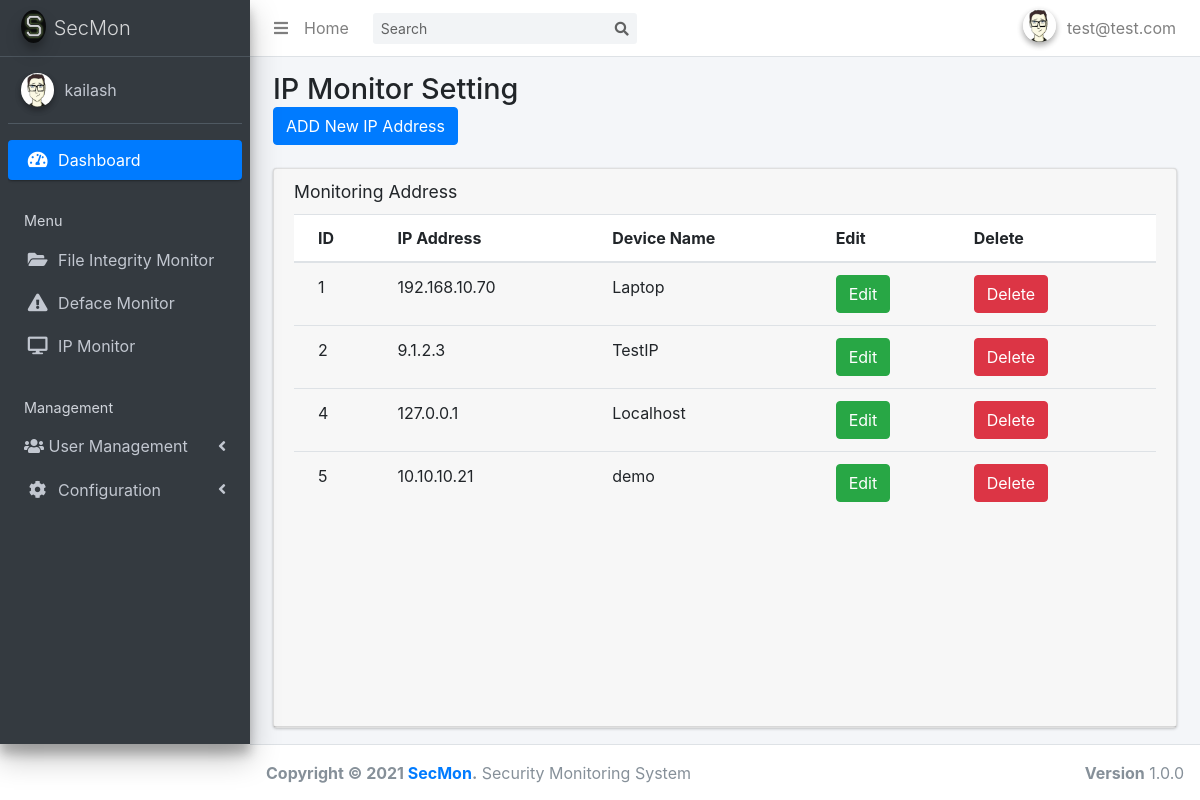
The app's page /ipmon_sett.php (signed in) with its own data.
### tables this page shows
CREATE TABLE `filescan_config` (
  `id` int(255) NOT NULL,
  `account` varchar(200) NOT NULL,
  `scan_path` varchar(200) NOT NULL,
  `email` varchar(200) NOT NULL,
  `file_extensions` varchar(200) NOT NULL
);

CREATE TABLE `IPstatus_config` (
  `id` int(255) NOT NULL,
  `ip_addr` varchar(255) NOT NULL,
  `device_name` varchar(255) NOT NULL
);

### ipmon_sett.php (the view, shortened to what this page needs)
<!DOCTYPE html>
<html>
<head>
    <link rel="stylesheet" href="plugins/fontawesome-free/css/all.min.css">
    <link rel="stylesheet" href="https://code.ionicframework.com/ionicons/2.0.1/css/ionicons.min.css">
    <link rel="stylesheet" href="dist/css/adminlte.min.css">
    <link rel="stylesheet" href="https://stackpath.bootstrapcdn.com/bootstrap/4.3.1/css/bootstrap.min.css">
</head>
<body class="hold-transition sidebar-mini">
    <div class="wrapper">
        <?php include 'themepart/nav-bar.php'; ?>
        <?php include 'themepart/sidebar.php'; ?>
        <div class="content-wrapper">
            <section class="content-header">
                <div class="container-fluid">
                    <div class="row mb-2">
                        <div class="col-sm-6">
                            <h1>IP Monitor Setting</h1>
                            <button type="button" class="btn btn-primary" data-toggle="modal" data-target="#addIPModal">ADD New IP Address</button>
                        </div>
                    </div>
                </div>
            </section>
            <section class="content">
                <div class="container-fluid">
                    <div class="row">
                        <div class="col-12">
                            <div class="card">
                                <div class="card-header">
                                    <h3 class="card-title">Monitoring Address</h3>
                                    <div class="card-body table-responsive p-0" style="height: 500px;">
                                        <?php $connection=mysqli_connect( "localhost", "root", "", "hash_analyzer"); $query="SELECT * FROM IPstatus_config" ; $query_run=mysqli_query($connection, $query); ?>
                                        <table class="table table-head-fixed text-nowrap">
                                            <thead>
                                                <tr>
                                                    <th>ID</th>
                                                    <th>IP Address</th>
                                                    <th>Device Name</th>
                                                    <th>Edit</th>
                                                    <th>Delete</th>
                                                </tr>
                                            </thead>
                                            <tbody>
                                                <?php if (mysqli_num_rows($query_run)> 0) { while ($row = mysqli_fetch_assoc($query_run)) { ?>
                                                <tr>
                                                    <td>
                                                        <?php echo $row['id']; ?> </td>
                                                    <td>
                                                        <?php echo $row['ip_addr']; ?> </td>
                                                    <td>
                                                        <?php echo $row['device_name']; ?> </td>
                                                    <td>
                                                        <button type="button" class="btn btn-success editbtn" data-toggle="modal" data-target="#editIPModal">Edit</button>
                                                    </td>
                                                    <td>
                                                        <button type="button" class="btn btn-danger deletebtn" data-toggle="modal" data-target="#deleteIPModal">Delete</button>
                                                    </td>
                                                </tr>
                                                <?php } } else { echo "No record found!"; } ?>
                                            </tbody>
                                        </table>
                                    </div>
                                </div>
                            </div>
                        </div>
                    </div>
                </div>
            </section>
        </div>
        </div>
<?php include 'themepart/footer.php'; ?>
</body>
</html>

### themepart/sidebar.php (shortened to what this page needs)
<html>
<head>
</head>
<aside class="main-sidebar sidebar-dark-primary elevation-4">
    <a href="dashboard.php" class="brand-link">
      <img src="dist/img/secmon.png" alt="AdminLTE Logo" class="brand-image img-circle elevation-3"
           style="opacity: .8">
      <span class="brand-text font-weight-light">SecMon</span>
    </a>
    <div class="sidebar">
      <div class="user-panel mt-3 pb-3 mb-3 d-flex">
        <div class="image">
          <img src="dist/img/avatar.png" class="img-circle elevation-2" alt="User Image">
        </div>
        <?php
        $connection = mysqli_connect("localhost","root","","hash_analyzer");
        $query= "SELECT * FROM filescan_config";
        $query_run= mysqli_query($connection,$query);
        $row = mysqli_fetch_assoc($query_run);
        ?>
        <div class="info">
          <a href="#" class="d-block"><?php echo $row['account']; ?></a>
        </div>
      </div>
      <nav class="mt-2">
        <ul class="nav nav-pills nav-sidebar flex-column" data-widget="treeview" role="menu" data-accordion="false">
          <li class="nav-item has-treeview menu-open">
            <a href="dashboard.php" class="nav-link active">
              <i class="nav-icon fas fa-tachometer-alt"></i>
              <p>
                Dashboard
              </p>
            </a>
          </li>
          <li class="nav-header">Menu</li>
          <li class="nav-item has-treeview">
            <a href="fim.php" class="nav-link">
              <i class="nav-icon fa fa-folder-open"></i>
              <p>
                File Integrity Monitor
              </p>
            </a>
          <li class="nav-item has-treeview">
            <a href="webmon.php" class="nav-link">
              <i class="nav-icon fa fa-exclamation-triangle"></i>
              <p>
                Deface Monitor
              </p>
            </a>
             <li class="nav-item has-treeview">
            <a href="ipmon.php" class="nav-link">
              <i class="nav-icon fa fa-desktop"></i>
              <p>
                IP Monitor
              </p>
            </a>
          <li class="nav-header">Management</li>
          <li class="nav-item has-treeview">
            <a href="#" class="nav-link">
              <i class="fas fa-users"></i>
              <p>
                User Management
                <i class="fas fa-angle-left right"></i>
              </p>
            </a>
          </li>
          <li class="nav-item has-treeview">
            <a href="#" class="nav-link">
              <i class="nav-icon fa fa-cog"></i>
              <p>
                Configuration
                <i class="fas fa-angle-left right"></i>
              </p>
            </a>
          </li>
        </ul>
      </nav>
    </div>
  </aside>

### records on screen
filescan_config: account "kailash"
ipstatus_config: id "1", ip_addr "192.168.10.70", device_name "Laptop"
ipstatus_config: id "2", ip_addr "9.1.2.3", device_name "TestIP"
ipstatus_config: id "4", ip_addr "127.0.0.1", device_name "Localhost"
ipstatus_config: id "5", ip_addr "10.10.10.21", device_name "demo"

### other values on screen
$_SESSION['username'] "test@test.com"
